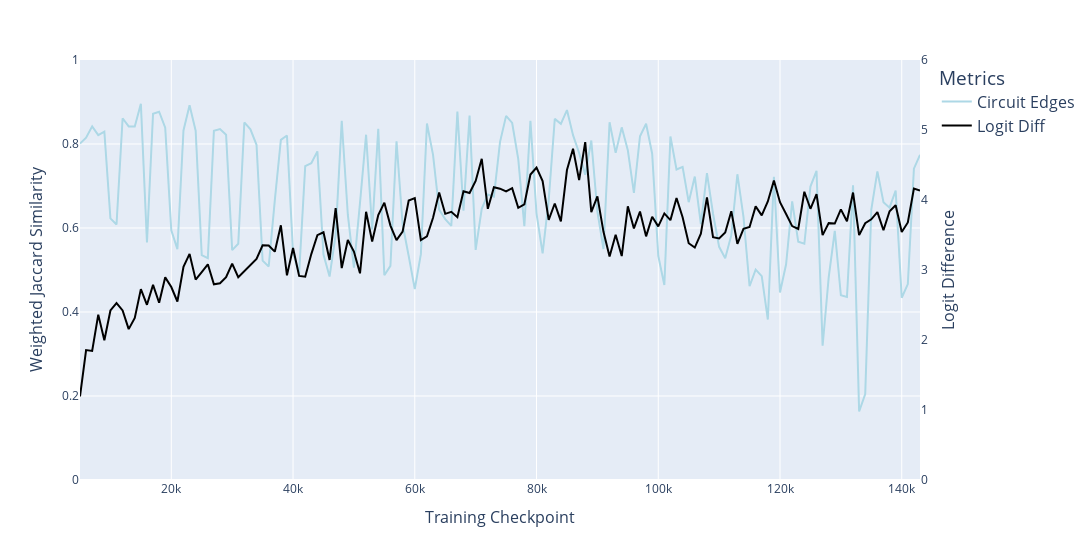
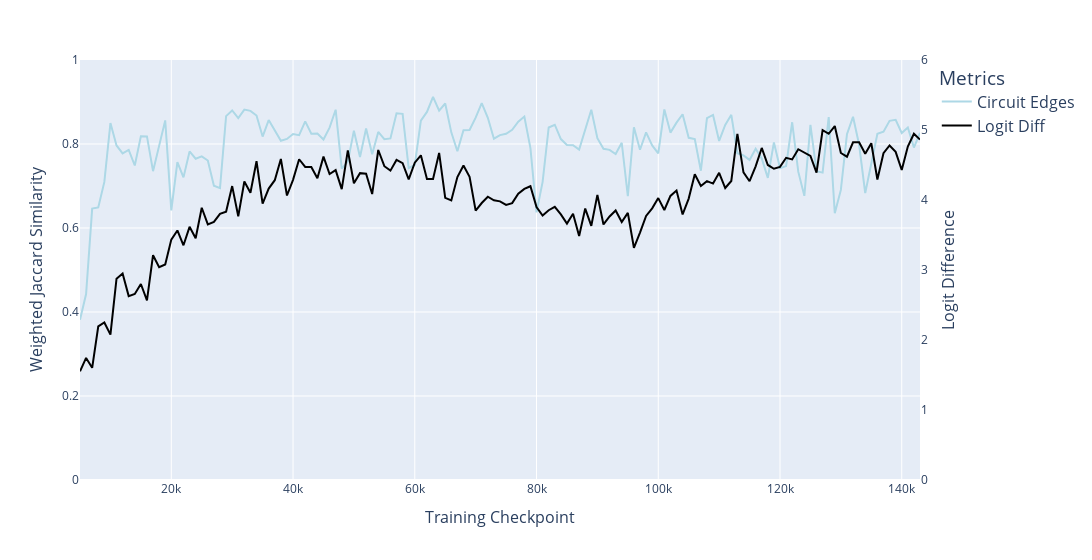
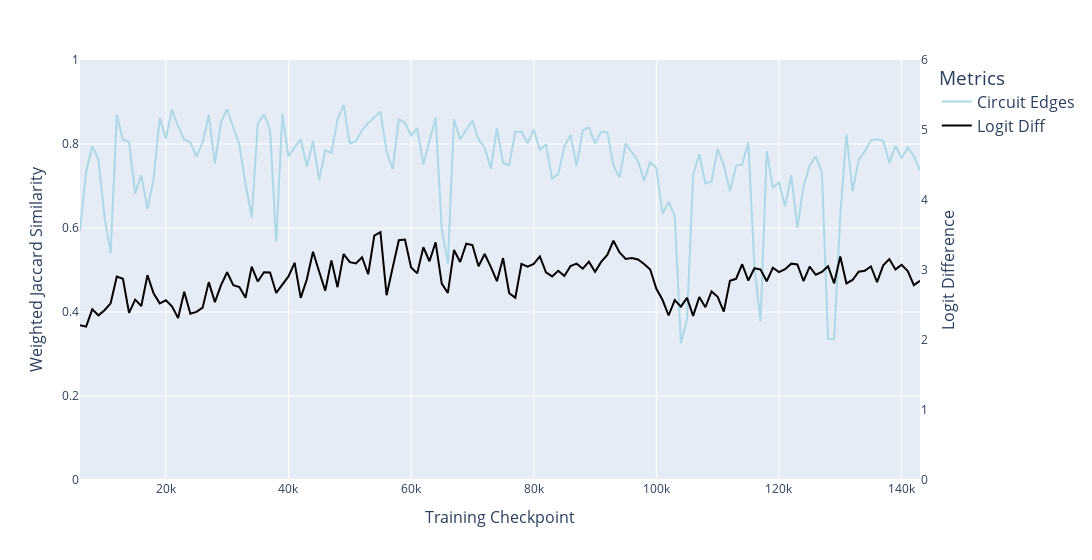
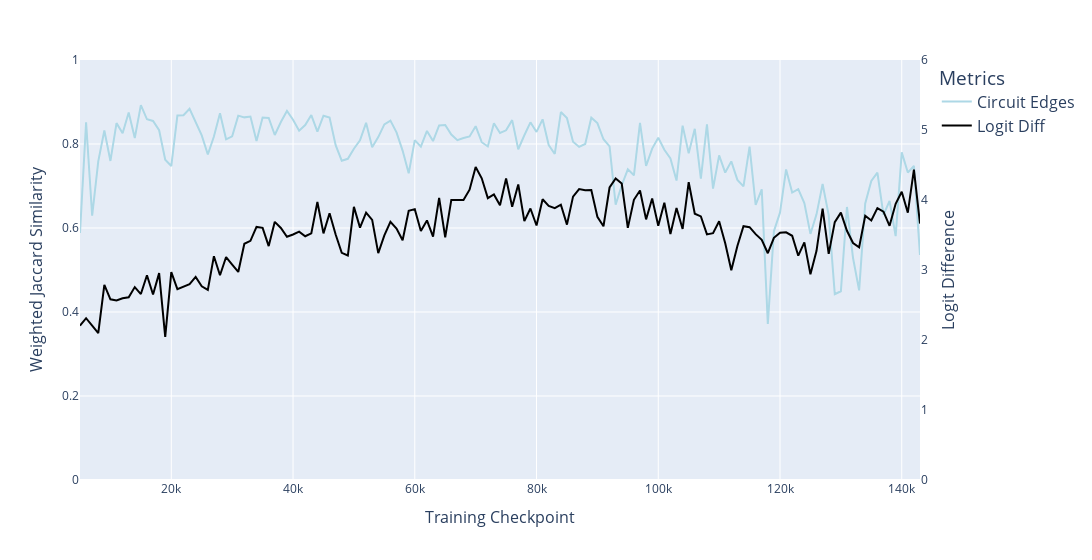

The notebook cell these images were saved under, in order:
### Code cell
for model in models:
    model_df = all_graphs[all_graphs['model'] == model].copy()
    weighted_jaccard_results = compute_weighted_jaccard_similarity(model_df)
    plot_graph_metric(
        weighted_jaccard_results, 
        'jaccard_similarity', 
        perf_metrics_by_model[model], 
        f'Weighted Jaccard Similarity to Previous Checkpoint for {model}', 
        left_y_title="Weighted Jaccard Similarity",
        y_range=1, 
        x_axis_col='checkpoint_2', 
        log_x=False,
        disable_title=True
    )

### Figure 1 — Plotly figure (JSON) as saved in the notebook; plotly's stock layout.template omitted (floating-point values rounded to 4 significant figures; data arrays with more than 128 entries replaced by an {"elided": "..."} marker saying what was removed)
{"data": [{"hovertemplate": "variable=Circuit Edges<br>checkpoint_2=%{x}<br>value=%{y}<extra></extra>", "legendgroup": "Circuit Edges", "line": {"color": "lightblue", "dash": "solid"}, "marker": {"symbol": "circle"}, "mode": "lines", "name": "Circuit Edges", "orientation": "v", "showlegend": true, "type": "scatter", "x": {"elided": "139 int values"}, "xaxis": "x", "y": {"elided": "139 float values"}, "yaxis": "y"}, {"line": {"color": "black"}, "mode": "lines", "name": "Logit Diff", "type": "scatter", "x": {"elided": "139 int values"}, "y": {"elided": "139 float values"}, "yaxis": "y2"}], "layout": {"legend": {"font": {"size": 16}, "title": {"text": "Metrics"}, "tracegroupgap": 0}, "margin": {"t": 60}, "width": 1200, "xaxis": {"anchor": "y", "domain": [0, 1], "title": {"font": {"size": 16}, "text": "Training Checkpoint"}}, "yaxis": {"anchor": "x", "domain": [0, 1], "range": [0, 1], "title": {"font": {"size": 16}, "text": "Weighted Jaccard Similarity"}}, "yaxis2": {"overlaying": "y", "range": [0, 6], "showgrid": false, "side": "right", "title": {"font": {"size": 16}, "text": "Logit Difference"}}}}

### Figure 2 — Plotly figure (JSON) as saved in the notebook; plotly's stock layout.template omitted (floating-point values rounded to 4 significant figures; data arrays with more than 128 entries replaced by an {"elided": "..."} marker saying what was removed)
{"data": [{"hovertemplate": "variable=Circuit Edges<br>checkpoint_2=%{x}<br>value=%{y}<extra></extra>", "legendgroup": "Circuit Edges", "line": {"color": "lightblue", "dash": "solid"}, "marker": {"symbol": "circle"}, "mode": "lines", "name": "Circuit Edges", "orientation": "v", "showlegend": true, "type": "scatter", "x": {"elided": "139 int values"}, "xaxis": "x", "y": {"elided": "139 float values"}, "yaxis": "y"}, {"line": {"color": "black"}, "mode": "lines", "name": "Logit Diff", "type": "scatter", "x": {"elided": "139 int values"}, "y": {"elided": "139 float values"}, "yaxis": "y2"}], "layout": {"legend": {"font": {"size": 16}, "title": {"text": "Metrics"}, "tracegroupgap": 0}, "margin": {"t": 60}, "width": 1200, "xaxis": {"anchor": "y", "domain": [0, 1], "title": {"font": {"size": 16}, "text": "Training Checkpoint"}}, "yaxis": {"anchor": "x", "domain": [0, 1], "range": [0, 1], "title": {"font": {"size": 16}, "text": "Weighted Jaccard Similarity"}}, "yaxis2": {"overlaying": "y", "range": [0, 6], "showgrid": false, "side": "right", "title": {"font": {"size": 16}, "text": "Logit Difference"}}}}

### Figure 3 — Plotly figure (JSON) as saved in the notebook; plotly's stock layout.template omitted (floating-point values rounded to 4 significant figures; data arrays with more than 128 entries replaced by an {"elided": "..."} marker saying what was removed)
{"data": [{"hovertemplate": "variable=Circuit Edges<br>checkpoint_2=%{x}<br>value=%{y}<extra></extra>", "legendgroup": "Circuit Edges", "line": {"color": "lightblue", "dash": "solid"}, "marker": {"symbol": "circle"}, "mode": "lines", "name": "Circuit Edges", "orientation": "v", "showlegend": true, "type": "scatter", "x": {"elided": "138 int values"}, "xaxis": "x", "y": {"elided": "138 float values"}, "yaxis": "y"}, {"line": {"color": "black"}, "mode": "lines", "name": "Logit Diff", "type": "scatter", "x": {"elided": "138 int values"}, "y": {"elided": "138 float values"}, "yaxis": "y2"}], "layout": {"legend": {"font": {"size": 16}, "title": {"text": "Metrics"}, "tracegroupgap": 0}, "margin": {"t": 60}, "width": 1200, "xaxis": {"anchor": "y", "domain": [0, 1], "title": {"font": {"size": 16}, "text": "Training Checkpoint"}}, "yaxis": {"anchor": "x", "domain": [0, 1], "range": [0, 1], "title": {"font": {"size": 16}, "text": "Weighted Jaccard Similarity"}}, "yaxis2": {"overlaying": "y", "range": [0, 6], "showgrid": false, "side": "right", "title": {"font": {"size": 16}, "text": "Logit Difference"}}}}

### Figure 4 — Plotly figure (JSON) as saved in the notebook; plotly's stock layout.template omitted (floating-point values rounded to 4 significant figures; data arrays with more than 128 entries replaced by an {"elided": "..."} marker saying what was removed)
{"data": [{"hovertemplate": "variable=Circuit Edges<br>checkpoint_2=%{x}<br>value=%{y}<extra></extra>", "legendgroup": "Circuit Edges", "line": {"color": "lightblue", "dash": "solid"}, "marker": {"symbol": "circle"}, "mode": "lines", "name": "Circuit Edges", "orientation": "v", "showlegend": true, "type": "scatter", "x": {"elided": "139 int values"}, "xaxis": "x", "y": {"elided": "139 float values"}, "yaxis": "y"}, {"line": {"color": "black"}, "mode": "lines", "name": "Logit Diff", "type": "scatter", "x": {"elided": "139 int values"}, "y": {"elided": "139 float values"}, "yaxis": "y2"}], "layout": {"legend": {"font": {"size": 16}, "title": {"text": "Metrics"}, "tracegroupgap": 0}, "margin": {"t": 60}, "width": 1200, "xaxis": {"anchor": "y", "domain": [0, 1], "title": {"font": {"size": 16}, "text": "Training Checkpoint"}}, "yaxis": {"anchor": "x", "domain": [0, 1], "range": [0, 1], "title": {"font": {"size": 16}, "text": "Weighted Jaccard Similarity"}}, "yaxis2": {"overlaying": "y", "range": [0, 6], "showgrid": false, "side": "right", "title": {"font": {"size": 16}, "text": "Logit Difference"}}}}
